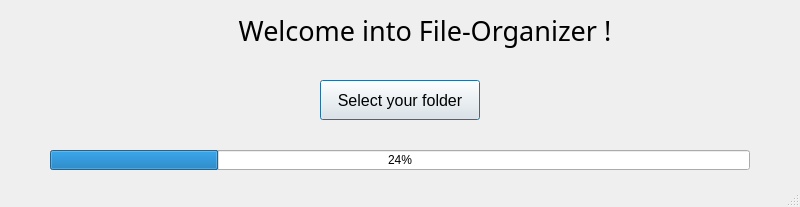
<?xml version="1.0" encoding="UTF-8"?>
<ui version="4.0">
 <class>FileOrganizer</class>
 <widget class="QMainWindow" name="FileOrganizer">
  <property name="geometry">
   <rect>
    <x>0</x>
    <y>0</y>
    <width>800</width>
    <height>207</height>
   </rect>
  </property>
  <property name="acceptDrops">
   <bool>false</bool>
  </property>
  <property name="windowTitle">
   <string>File-Organizer</string>
  </property>
  <property name="layoutDirection">
   <enum>Qt::LeftToRight</enum>
  </property>
  <property name="animated">
   <bool>true</bool>
  </property>
  <property name="dockNestingEnabled">
   <bool>false</bool>
  </property>
  <property name="unifiedTitleAndToolBarOnMac">
   <bool>false</bool>
  </property>
  <widget class="QWidget" name="centralwidget">
   <widget class="QLabel" name="Title">
    <property name="geometry">
     <rect>
      <x>200</x>
      <y>0</y>
      <width>450</width>
      <height>60</height>
     </rect>
    </property>
    <property name="font">
     <font>
      <family>Panton Light Caps</family>
      <pointsize>20</pointsize>
     </font>
    </property>
    <property name="text">
     <string>Welcome into File-Organizer !</string>
    </property>
    <property name="alignment">
     <set>Qt::AlignCenter</set>
    </property>
   </widget>
   <widget class="QPushButton" name="Selectyourfolderbutton">
    <property name="geometry">
     <rect>
      <x>320</x>
      <y>80</y>
      <width>160</width>
      <height>40</height>
     </rect>
    </property>
    <property name="font">
     <font>
      <family>Yu Gothic UI</family>
      <pointsize>12</pointsize>
     </font>
    </property>
    <property name="text">
     <string>Select your folder</string>
    </property>
    <property name="autoDefault">
     <bool>true</bool>
    </property>
    <property name="default">
     <bool>true</bool>
    </property>
    <property name="flat">
     <bool>false</bool>
    </property>
   </widget>
   <widget class="QProgressBar" name="progressBar">
    <property name="geometry">
     <rect>
      <x>50</x>
      <y>150</y>
      <width>700</width>
      <height>20</height>
     </rect>
    </property>
    <property name="value">
     <number>24</number>
    </property>
   </widget>
  </widget>
  <widget class="QStatusBar" name="statusbar"/>
 </widget>
 <resources/>
 <connections/>
</ui>
